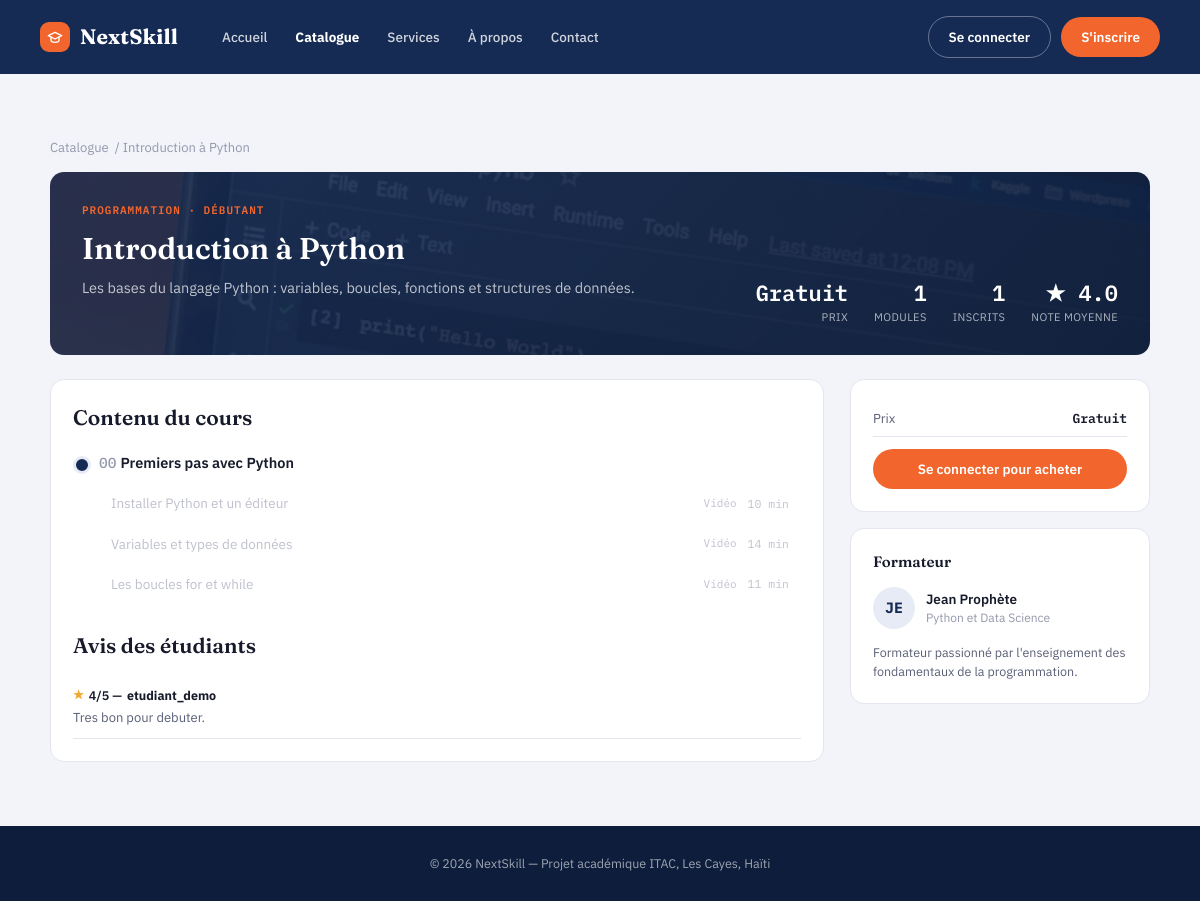
The page /cours/introduction-a-python/ on the database its author committed.
### courses/models.py (models this page shows, shortened)
class Cours(models.Model):
    class Niveau(models.TextChoices):  # niveau de difficulté affiché sur la fiche cours
        DEBUTANT = "debutant", "Débutant"
        INTERMEDIAIRE = "intermediaire", "Intermédiaire"
        AVANCE = "avance", "Avancé"
    class Statut(models.TextChoices):  # cycle de vie d'un cours, du brouillon à la publication
        BROUILLON = "brouillon", "Brouillon"
        EN_ATTENTE = "en_attente", "En attente de validation"  # soumis par le formateur, attend l'admin
        PUBLIE = "publie", "Publié"  # visible dans le catalogue public
        REJETE = "rejete", "Rejeté"  # refusé par l'administration
    titre = models.CharField(max_length=200)
    slug = models.SlugField(max_length=220, unique=True, blank=True)  # généré automatiquement dans save(), jamais saisi à la main
    description = models.TextField()  # obligatoire, contrairement à celle de Categorie
    niveau = models.CharField(max_length=20, choices=Niveau.choices, default=Niveau.DEBUTANT)
    langue = models.CharField(max_length=50, default="Français")
    prix = models.DecimalField(
        max_digits=8,  # jusqu'à 999999.99
        decimal_places=2,
        default=Decimal("0.00"),
        help_text="Prix du cours en gourdes. 0 = cours gratuit.",
    )
    image_couverture = models.ImageField(upload_to="cours/couvertures/", blank=True, null=True)  # affichée dans le catalogue et le détail
    statut = models.CharField(max_length=20, choices=Statut.choices, default=Statut.BROUILLON)
    date_creation = models.DateTimeField(auto_now_add=True)  # figée à la création
    date_maj = models.DateTimeField(auto_now=True)  # mise à jour à chaque save()
    formateur = models.ForeignKey(
        settings.AUTH_USER_MODEL,
        on_delete=models.CASCADE,  # si le formateur est supprimé, ses cours le sont aussi
        related_name="cours_crees",  # permet d'écrire utilisateur.cours_crees.all()
        limit_choices_to={"role": "formateur"},  # limite le champ dans l'admin aux comptes formateur
    )
    categorie = models.ForeignKey(
        Categorie,
        on_delete=models.PROTECT,  # empêche de supprimer une catégorie tant qu'un cours y est rattaché
        related_name="cours",
    )
    class Meta:
        verbose_name = "Cours"
        verbose_name_plural = "Cours"  # identique au singulier ("des cours"), sinon Django afficherait "Courss"
        ordering = ["-date_creation"]  # les plus récents en premier
    def save(self, *args, **kwargs):
        if not self.slug:  # ne régénère jamais un slug déjà existant, pour ne pas casser les URLs déjà partagées
            self.slug = slugify(self.titre)
        super().save(*args, **kwargs)  # enregistrement réel en base, délégué au parent
    @property
    def nombre_inscrits(self):
        return self.inscriptions.count()  # related_name défini sur Inscription.cours (app enrollments)
    @property
    def nombre_modules(self):
        return self.modules.count()  # related_name défini sur Module.cours ci-dessous

class Categorie(models.Model):
    nom = models.CharField(max_length=100, unique=True)  # unique pour éviter les doublons de catégorie
    description = models.TextField(blank=True)  # facultative
    class Meta:
        verbose_name = "Catégorie"
        verbose_name_plural = "Catégories"
        ordering = ["nom"]  # tri alphabétique par défaut

class Module(models.Model):
    titre = models.CharField(max_length=200)
    ordre = models.PositiveIntegerField(
        default=0,
        help_text="Définit la position du module dans le cours (0, 1, 2...).",
    )
    cours = models.ForeignKey(
        Cours,
        on_delete=models.CASCADE,  # si le cours est supprimé, ses modules le sont aussi
        related_name="modules",
    )
    class Meta:
        verbose_name = "Module"
        verbose_name_plural = "Modules"
        ordering = ["cours", "ordre"]  # affichage dans l'ordre pédagogique voulu par le formateur
        unique_together = ("cours", "ordre")  # deux modules d'un même cours ne peuvent pas partager le même ordre

class Lecon(models.Model):
    class TypeContenu(models.TextChoices):  # détermine quel champ contient le vrai contenu (fichier ou texte)
        VIDEO = "video", "Vidéo"
        PDF = "pdf", "PDF"
        TEXTE = "texte", "Texte"
    titre = models.CharField(max_length=200)
    type_contenu = models.CharField(max_length=10, choices=TypeContenu.choices)
    fichier = models.FileField(
        upload_to="lecons/fichiers/",
        blank=True,  # vide si type_contenu = texte
        null=True,
        help_text="Vidéo (mp4) ou PDF selon le type_contenu.",
    )
    contenu_texte = models.TextField(
        blank=True,  # vide si type_contenu = video/pdf
        help_text="Utilisé uniquement si type_contenu = texte.",
    )
    duree_minutes = models.PositiveIntegerField(blank=True, null=True)  # facultatif, informatif uniquement
    ordre = models.PositiveIntegerField(default=0)
    module = models.ForeignKey(
        Module,
        on_delete=models.CASCADE,  # si le module est supprimé, ses leçons le sont aussi
        related_name="lecons",
    )
    class Meta:
        verbose_name = "Leçon"
        verbose_name_plural = "Leçons"
        ordering = ["module", "ordre"]  # affichage dans l'ordre pédagogique voulu par le formateur
        unique_together = ("module", "ordre")  # deux leçons d'un même module ne peuvent pas partager le même ordre

class Avis(models.Model):
    etudiant = models.ForeignKey(
        settings.AUTH_USER_MODEL,
        on_delete=models.CASCADE,  # si l'étudiant est supprimé, son avis l'est aussi
        related_name="avis",
        limit_choices_to={"role": "etudiant"},  # limite le champ dans l'admin aux comptes étudiant
    )
    cours = models.ForeignKey(
        Cours,
        on_delete=models.CASCADE,  # si le cours est supprimé, les avis associés le sont aussi
        related_name="avis",
    )
    note = models.PositiveSmallIntegerField(
        validators=[MinValueValidator(1), MaxValueValidator(5)],  # rejette toute valeur hors de 1-5 dans les formulaires
        help_text="Note de 1 à 5 étoiles.",
    )
    commentaire = models.TextField(blank=True)  # la note seule suffit, le commentaire est optionnel
    date_creation = models.DateTimeField(auto_now_add=True)
    class Meta:
        verbose_name = "Avis"
        verbose_name_plural = "Avis"  # identique au singulier en français
        unique_together = ("etudiant", "cours")  # un étudiant ne peut laisser qu'un seul avis par cours
        ordering = ["-date_creation"]  # les plus récents en premier

### accounts/models.py (models this page shows, shortened)
class Utilisateur(AbstractUser):
    class Role(models.TextChoices):  # énumération des rôles possibles (valeur stockée, libellé affiché)
        ETUDIANT = "etudiant", "Étudiant"  # rôle par défaut à l'inscription
        FORMATEUR = "formateur", "Formateur"  # crée et gère des cours
        ADMIN = "admin", "Administrateur"  # valide les cours et supervise la plateforme
    role = models.CharField(
        max_length=20,  # assez long pour contenir la plus longue valeur ("formateur")
        choices=Role.choices,  # limite les valeurs possibles aux 3 rôles définis ci-dessus
        default=Role.ETUDIANT,  # tout nouvel utilisateur est étudiant sauf indication contraire
        help_text="Détermine les permissions et l'interface affichée à l'utilisateur.",
    )
    photo_profil = models.ImageField(
        upload_to="profils/",  # sous-dossier de MEDIA_ROOT où sont stockées les photos
        blank=True,  # facultatif dans les formulaires
        null=True,  # peut être vide en base de données
    )
    bio = models.TextField(
        blank=True,  # facultatif : tous les utilisateurs n'ont pas besoin d'une bio
        help_text="Utilisé principalement pour la page publique d'un formateur.",
    )
    specialite = models.CharField(
        max_length=150,
        blank=True,  # requis uniquement pour un formateur (validé côté formulaire, pas ici)
        help_text="Domaine d'expertise du formateur (ex: Développement web, Data Science).",
    )
    date_inscription = models.DateTimeField(auto_now_add=True)  # rempli automatiquement à la création, jamais modifié ensuite
    class Meta:
        verbose_name = "Utilisateur"  # nom singulier affiché dans l'admin Django
        verbose_name_plural = "Utilisateurs"  # nom pluriel affiché dans l'admin Django
        ordering = ["-date_inscription"]  # les plus récents inscrits apparaissent en premier

### courses/views.py (the view, shortened to what this page needs)
# urls.py: path("cours/<slug:slug>/", views.detail_cours, name="detail"),  # fiche détaillée d'un cours
def detail_cours(request, slug):
    cours = get_object_or_404(
        Cours.objects.select_related("categorie", "formateur").prefetch_related(
            "modules__lecons", "modules__quiz"  # précharge modules+leçons+quiz en 2 requêtes au lieu d'une par module
        ),
        slug=slug,
        statut=Cours.Statut.PUBLIE,  # un cours non publié renvoie une 404, même pour son propre formateur
    )
    stats = cours.avis.aggregate(note_moyenne=Avg("note"))  # moyenne des notes, None si aucun avis
    inscription = None
    lecons_terminees = set()
    mon_avis = None
    return render(
        request,
        "courses/detail.html",
        {
            "cours": cours,
            "avis_liste": cours.avis.select_related("etudiant"),
            "note_moyenne": stats["note_moyenne"],
            "inscription": inscription,
            "lecons_terminees": lecons_terminees,
            "mon_avis": mon_avis,
        },
    )

### courses/templates/courses/detail.html (shortened to what this page needs)
{% extends "pages/base.html" %}
{% block content %}
<section class="section" id="cours-detail">
  <div class="breadcrumb"><a href="{% url 'courses:catalogue' %}">Catalogue</a> / {{ cours.titre }}</div>
  <div class="course-hero"{% if cours.image_couverture %} style="background-image:linear-gradient(135deg, rgba(21,43,84,.88), rgba(13,29,59,.92)), url('{{ cours.image_couverture.url }}');"{% endif %}>
    <div>
      <span class="eyebrow" style="color:var(--accent);">{{ cours.categorie.nom }} · {{ cours.get_niveau_display }}</span>
      <h1>{{ cours.titre }}</h1>
      <p class="subtitle">{{ cours.description }}</p>
    </div>
    <div class="hero-stats">
      <div class="hero-stat">
        <div class="num">{% if cours.prix == 0 %}Gratuit{% else %}{{ cours.prix }} HTG{% endif %}</div>
        <div class="lbl">Prix</div>
      </div>
      <div class="hero-stat"><div class="num">{{ cours.nombre_modules }}</div><div class="lbl">Modules</div></div>
      <div class="hero-stat"><div class="num">{{ cours.nombre_inscrits }}</div><div class="lbl">Inscrits</div></div>
      {% if note_moyenne %}
        <div class="hero-stat"><div class="num">★ {{ note_moyenne|floatformat:1 }}</div><div class="lbl">Note moyenne</div></div>
      {% endif %}
    </div>
  </div>
  <div class="detail-layout">
    <div class="card">
      <h2 style="margin-bottom:18px;">Contenu du cours</h2>
      <div class="module-rail">
        {% for module in cours.modules.all %}
          <div class="module-block">
            <div class="module-head"><span class="mod-index">{{ forloop.counter0|stringformat:"02d" }}</span>{{ module.titre }}</div>
            {% for lecon in module.lecons.all %}
              {% if inscription %}
                <a class="lesson-row" href="{% url 'courses:lecon' cours.slug lecon.id %}">
                  <span class="lesson-title">
                    {% if lecon.id in lecons_terminees %}
                      <svg width="12" height="12" viewBox="0 0 24 24" fill="none" stroke="var(--done)" stroke-width="3" stroke-linecap="round" stroke-linejoin="round" style="vertical-align:-1px;margin-right:3px;"><polyline points="20 6 9 17 4 12"/></svg>
                    {% endif %}{{ lecon.titre }}
                  </span>
                  <span class="lesson-type">{{ lecon.get_type_contenu_display }}</span>
                  {% if lecon.duree_minutes %}<span class="lesson-duration">{{ lecon.duree_minutes }} min</span>{% endif %}
                </a>
              {% else %}
                <div class="lesson-row locked">
                  <span class="lesson-title">{{ lecon.titre }}</span>
                  <span class="lesson-type">{{ lecon.get_type_contenu_display }}</span>
                  {% if lecon.duree_minutes %}<span class="lesson-duration">{{ lecon.duree_minutes }} min</span>{% endif %}
                </div>
              {% endif %}
            {% endfor %}
          </div>
        {% empty %}
          <p class="subtitle">Le contenu de ce cours sera bientôt disponible.</p>
        {% endfor %}
      </div>
      <div class="section-title-row" style="margin:26px 0 14px;">
        <h2 style="margin:0;">Avis des étudiants</h2>
      </div>
      {% if avis_liste %}
        {% for avis in avis_liste %}
          <div style="border-bottom:1px solid var(--line);padding:10px 0;">
            <div class="rating-row"><span class="stars">★</span> {{ avis.note }}/5 — <strong>{{ avis.etudiant.username }}</strong></div>
            {% if avis.commentaire %}<p style="font-size:13px;color:var(--ink-soft);margin:4px 0 0;">{{ avis.commentaire }}</p>{% endif %}
          </div>
        {% endfor %}
      {% else %}
        <p class="subtitle" style="margin:0;">Aucun avis pour l'instant.</p>
      {% endif %}
    </div>
    <div>
      <div class="card side-card" style="margin-bottom:16px;">
        <div class="stat-line">
          <span class="lbl">Prix</span>
          <span class="val">{% if cours.prix == 0 %}Gratuit{% else %}{{ cours.prix }} HTG{% endif %}</span>
        </div>
        {% if inscription %}
          <div class="stat-line"><span class="lbl">Ta progression</span><span class="val">{{ inscription.progression_pourcentage }}%</span></div>
          {% if inscription.statut == "termine" %}
            <a class="btn btn-primary btn-block btn-icon-text" style="margin-top:12px;" href="{% url 'enrollments:apercu_certificat' inscription.id %}">
              <svg width="14" height="14" viewBox="0 0 24 24" fill="none" stroke="currentColor" stroke-width="2" stroke-linecap="round" stroke-linejoin="round"><path d="M22 10L12 5 2 10l10 5 10-5z"/><path d="M6 12v5c0 1.5 2.5 3 6 3s6-1.5 6-3v-5"/></svg>
              Voir mon certificat
            </a>
          {% else %}
            {% with premiere_lecon=cours.modules.first.lecons.first %}
              {% if premiere_lecon %}
                <a class="btn btn-primary btn-block" style="margin-top:12px;" href="{% url 'courses:lecon' cours.slug premiere_lecon.id %}">Continuer le cours</a>
              {% endif %}
            {% endwith %}
          {% endif %}
        {% else %}
          <a class="btn btn-primary btn-block" style="margin-top:12px;" href="{% url 'accounts:connexion' %}?next={{ request.path }}">Se connecter pour acheter</a>
        {% endif %}
      </div>
      <div class="card side-card">
        <h2>Formateur</h2>
        <div class="instructor">
          <div class="avatar-lg">{{ cours.formateur.username|slice:":2"|upper }}</div>
          <div>
            <div class="instructor-name">{{ cours.formateur.get_full_name|default:cours.formateur.username }}</div>
            <div class="instructor-role">{{ cours.formateur.specialite|default:"Formateur NextSkill" }}</div>
          </div>
        </div>
        {% if cours.formateur.bio %}
          <p style="font-size:12.5px;color:var(--ink-soft);margin:0;">{{ cours.formateur.bio }}</p>
        {% endif %}
      </div>
    </div>
  </div>
</section>
{% endblock %}

### rows shown on the page
Cours: titre "Introduction à Python", image_couverture (picture), categorie.nom "PROGRAMMATION", niveau "DÉBUTANT", description "Les bases du langage Python : variables, boucles, fonctions et structures de données.", nombre_modules "1", nombre_inscrits "1", formateur.username "JE", formateur.get_full_name "Jean Prophète", formateur.specialite "Python et Data Science", formateur.bio "Formateur passionné par l'enseignement des fondamentaux de la programmation."
Module: titre "Premiers pas avec Python"
Lecon: titre "Installer Python et un éditeur", type_contenu "Vidéo", duree_minutes "10"
Lecon: titre "Variables et types de données", type_contenu "Vidéo", duree_minutes "14"
Lecon: titre "Les boucles for et while", type_contenu "Vidéo", duree_minutes "11"
Avis: note "4", etudiant.username "etudiant_demo", commentaire "Tres bon pour debuter."

### other values the page prints
{{ note_moyenne|floatformat:1 }} "4.0"
